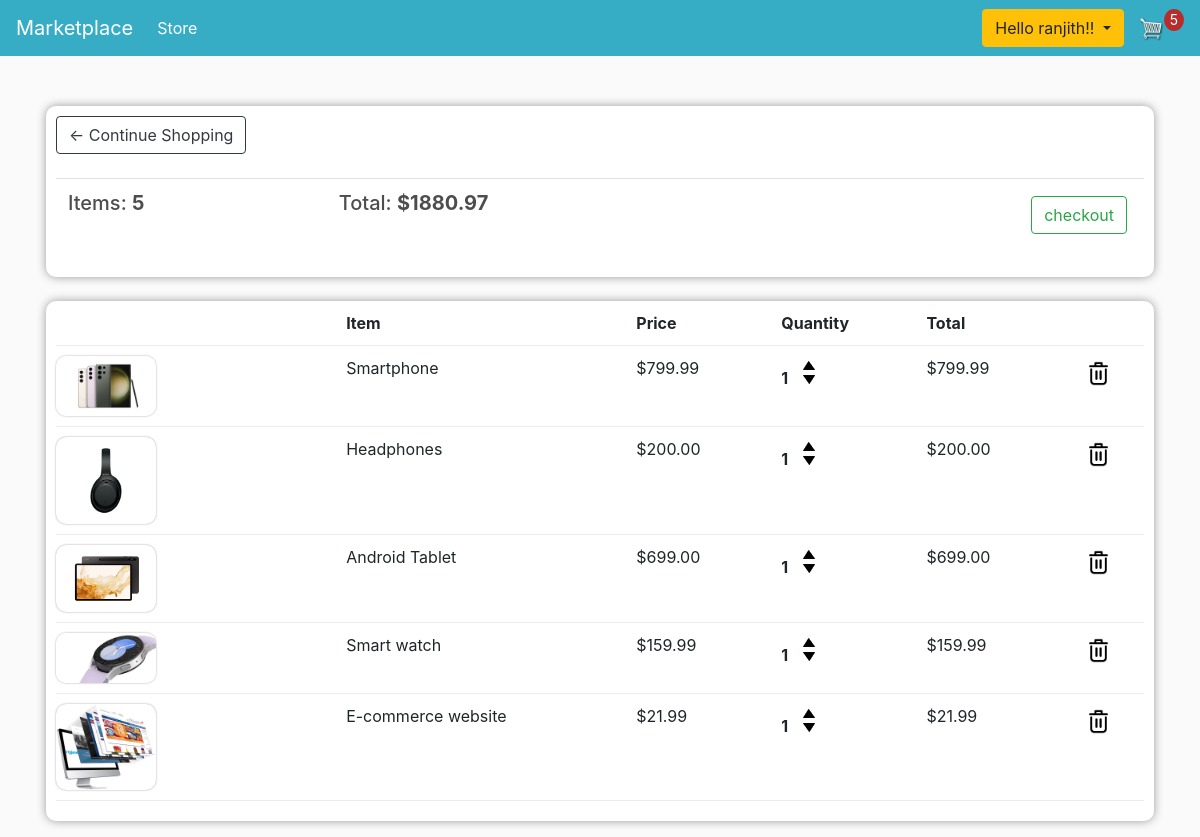
The page /cart/ (signed in) on the database as committed earlier.
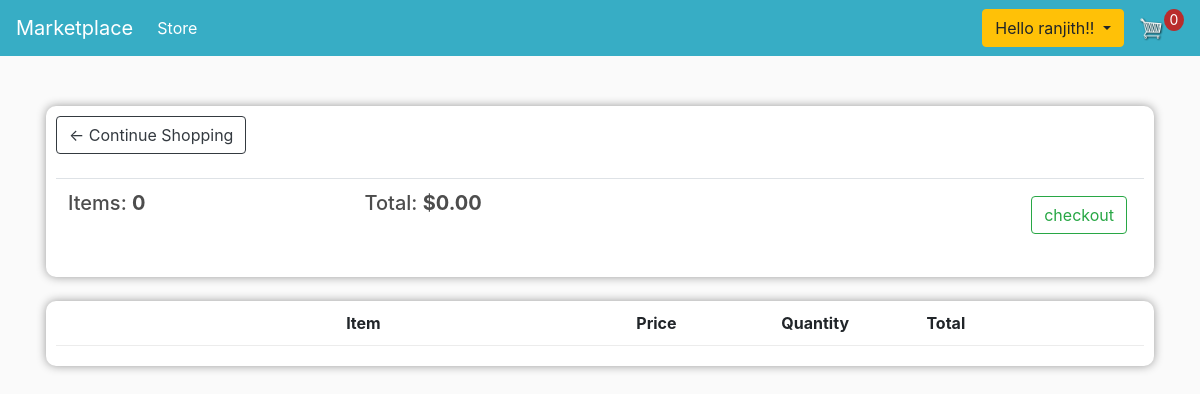
The same page on the database as committed later.
### store/models.py (models this page shows, shortened)
class Order(models.Model):
    customer = models.ForeignKey(Customer, on_delete=models.SET_NULL, blank=True, null=True)
    data_ordered = models.DateTimeField(auto_now_add=True)
    complete = models.BooleanField(default=False, null=True, blank=False)
    trasacrion_id = models.CharField(max_length=200, null=True)
    @property
    def get_cart_total(self):
        orderitems = self.orderitem_set.all()
        total = sum([item.get_total for item in orderitems])
        return total
    @property
    def get_cart_items(self):
        orderitems = self.orderitem_set.all()
        total = sum([item.quantity for item in orderitems])
        return total

class OrderItem(models.Model):
    product = models.ForeignKey(Product, on_delete=models.SET_NULL, blank=True, null=True)
    order = models.ForeignKey(Order, on_delete=models.SET_NULL, blank=True, null=True)
    quantity = models.IntegerField(default=0, null=True, blank=True)
    data_added = models.DateTimeField(auto_now_add=True)
    @property
    def get_total(self):
        total = self.product.price * self.quantity
        return total

class Product(models.Model):
    name = models.CharField(max_length=100, null=True )
    price = models.DecimalField(max_digits=10, decimal_places=2)
    digital = models.BooleanField(default=False, null=True, blank=False)
    image = models.ImageField(null=True, blank=True)
    seller = models.ForeignKey(Seller, null=True, on_delete=models.CASCADE)
    customers = models.ManyToManyField(Customer, blank=True)
    @property
    def imageURL(self):
        try:
            url = self.image.url
        except:
            url = ""
        return url

### store/views.py (the view)
# urls.py: path('cart/', views.cart, name='cart'),
def cart(request):
    data = cartData(request)
    order = data['order']
    items = data['items']
    cartItems = data['cartItems']
    context = {'items': items, 'order': order, 'cartItems': cartItems}
    return render(request, 'store/cart.html', context)

### store/utils.py (called while the page is built)
def cartData(request):
    if request.user.is_authenticated:
        customer = request.user.customer
        order, created = Order.objects.get_or_create(customer = customer, complete = False) # find the order if not create it
        items = order.orderitem_set.all()
        cartItems = order.get_cart_items
    else:
        cookieData = cookieCart(request)
        order = cookieData['order']
        items = cookieData['items']
        cartItems = cookieData['cartItems']
    return {'items': items, 'order': order, 'cartItems': cartItems}

### store/templates/store/cart.html
{% extends 'store/main.html' %}
{% load static %}
{% block content %}
<div class="row">
    <div class="col-lg-12">
        <div class="box-element">
            <a class="btn btn-outline-dark" href="{% url 'store' %}">&#x2190; Continue Shopping</a>
            <br>
            <br>
            <table class="table">
                <tr>
                    <th><h5>Items: <strong>{{order.get_cart_items}}</strong></h5></th>
                    <th><h5>Total: <strong>${{order.get_cart_total|floatformat:2}}</strong></h5></th>
                    <th>
                        <a style="float: right; margin: 5px;" class="btn btn-outline-success " href="{% url 'checkout' %}">checkout</a>
                    </th>
                </tr>
            </table>
        </div>
        <br>
        <div class="box-element">
            <div class="cart-row">
                <div style="flex: 2;"></div>
                <div style="flex: 2;"><strong>Item</strong></div>
                <div style="flex: 1;"><strong>Price</strong></div>
                <div style="flex: 1;"><strong>Quantity</strong></div>
                <div style="flex: 1;"><strong>Total</strong></div>
                <div style="flex: 0.5;"><strong></strong></div>
            </div>
            {% for item in items %}
            <div class="cart-row">
                <div style="flex: 2;"> <img class="row-image" src="{{ item.product.imageURL }}" alt=""></div>
                <div style="flex: 2;">{{ item.product.name }}</div>
                <div style="flex: 1;">${{ item.product.price|floatformat:2 }}</div>
                <div style="flex: 1;">
                    <p class="quantity">{{ item.quantity }}</p>
                    <div class="quantity">
                        <img data-product={{item.product.id}} data-action="add" class="chg-quantity update-cart" src="{% static 'images/arrow-up.png' %}" >
                        <img data-product={{item.product.id}} data-action="remove" class="chg-quantity update-cart" src="{% static 'images/arrow-down.png' %}">
                    </div>
                </div>
                <div style="flex: 1;">
                    ${{item.get_total |floatformat:2 }}
                </div>
                <div style="flex: 0.5;">
                    <img data-product={{item.product.id}} data-action="delete" id="cart-icon" class="chg-quantity update-cart" src="{% static 'images/delete.png' %}">
                </div>
            </div>
            {% endfor %}
        </div>
    </div>
</div>
{% endblock content %}

### store/templates/store/main.html (shortened to what this page needs)
<!DOCTYPE html>
{% load static %}
<html lang="en">
<head>
    <link rel="stylesheet" href="https://stackpath.bootstrapcdn.com/bootstrap/4.4.1/css/bootstrap.min.css">
    <link rel="stylesheet" type="text/css" href="{% static 'css/main.css' %}">
</head>
<body>
    <nav class="navbar navbar-expand-lg navbar-dark bg-dark">
        <a class="navbar-brand" href="{% url 'store' %}">Marketplace</a>
        <div class="collapse navbar-collapse" id="navbarSupportedContent">
          <ul class="navbar-nav mr-auto">
            <li class="nav-item active">
              <a class="nav-link" href="{% url 'store' %}">Store <span class="sr-only">(current)</span></a>
            </li>
          </ul>
        <div class="form-inline my-2 my-lg-0">
            {% if request.user.is_authenticated %}
            <div class="dropdown">
              <button class="btn btn-warning dropdown-toggle" type="button" id="dropdownMenuButton" data-toggle="dropdown" aria-haspopup="true" aria-expanded="false">
                Hello {{request.user.username}}!!
              </button>
            </div>
            {% else %}
            <a href="{% url 'login' %}"class="btn btn-warning">Login</a>
            {% endif %}
            <a href="{% url 'cart' %}">
               <img  id="cart-icon" src="{% static 'images/cart.png' %}">
           </a>
           <p id="cart-total">{{cartItems}}</p>
       </div>
        </div>
      </nav>
    <div class="container">
        <br>
        {% block content %}
        {% endblock content %}
    </div>
</body>
</html>

### static/css/main.css (style rules this page uses)
body { background-color: hsl(0, 0%, 98%); }
h1,h2,h3,h4,h5,h6 { color:hsl(0, 0%, 30%); }
.box-element { box-shadow:hsl(0, 0%, 60%) 0 0 10px; background-color: #ffffff; border-radius: 10px ; padding: 10px; }
.bg-dark { background-color: #0098b6c7!important; }
#cart-icon { width:25px; display: inline-block; margin-left: 15px; }
#cart-total { display: block; text-align: center; color:#fff; background-color: rgb(185, 44, 44); width: 20px; height: 22px; border-radius: 50%; font-size: 14px; }
.col-lg-4, .col-lg-6, .col-lg-8, .col-lg-12 { margin-top: 10px; }
.btn { border-radius: 10; }
.cart-row { display: flex; align-items: flex-stretch; padding-bottom: 10px; margin-bottom: 10px; border-bottom: 1px solid #ececec; }
.container { padding: 16px 16px ; }

Rows that differ between the two databases and show on the page:
removed Order: get_cart_items "5", get_cart_total "1880.97"
removed OrderItem: product.imageURL (picture), product.name "Smartphone", product.price "799.99", quantity "1", get_total "799.99"
removed OrderItem: product.imageURL (picture), product.name "Headphones", product.price "200.00", quantity "1", get_total "200.00"
removed OrderItem: product.imageURL (picture), product.name "Android Tablet", product.price "699.00", quantity "1", get_total "699.00"
removed OrderItem: product.imageURL (picture), product.name "Smart watch", product.price "159.99", quantity "1", get_total "159.99"
removed OrderItem: product.imageURL (picture), product.name "E-commerce website", product.price "21.99", quantity "1", get_total "21.99"
added Order: get_cart_items "0", get_cart_total "0.00"
Other text that changed with them:
{{ cartItems }}: "5" → "0"
